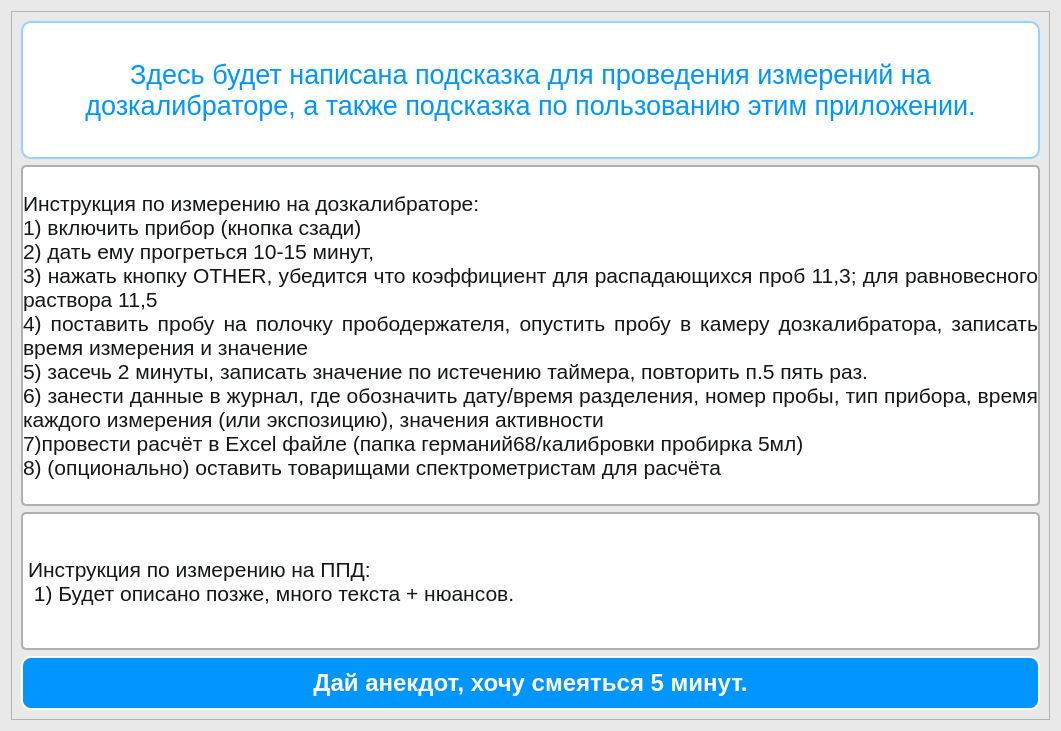
<?xml version="1.0" encoding="UTF-8"?>
<ui version="4.0">
 <class>Dialog</class>
 <widget class="QDialog" name="Dialog">
  <property name="geometry">
   <rect>
    <x>0</x>
    <y>0</y>
    <width>1061</width>
    <height>731</height>
   </rect>
  </property>
  <property name="windowTitle">
   <string>Dialog</string>
  </property>
  <property name="styleSheet">
   <string notr="true">background-color: #E9E9E9</string>
  </property>
  <layout class="QHBoxLayout" name="horizontalLayout">
   <item>
    <widget class="QFrame" name="frame">
     <property name="layoutDirection">
      <enum>Qt::LayoutDirection::LeftToRight</enum>
     </property>
     <property name="frameShape">
      <enum>QFrame::Shape::StyledPanel</enum>
     </property>
     <property name="frameShadow">
      <enum>QFrame::Shadow::Raised</enum>
     </property>
     <layout class="QVBoxLayout" name="verticalLayout">
      <item>
       <widget class="QLabel" name="label_guide_title">
        <property name="maximumSize">
         <size>
          <width>16777215</width>
          <height>250</height>
         </size>
        </property>
        <property name="layoutDirection">
         <enum>Qt::LayoutDirection::RightToLeft</enum>
        </property>
        <property name="styleSheet">
         <string notr="true">font: 20pt;
background-color: #FFFFFF;

color: #0095FF;
border-radius: 10px;
border: 2px solid #94D3FE;</string>
        </property>
        <property name="text">
         <string>Здесь будет написана подсказка для проведения измерений на дозкалибраторе, а также подсказка по пользованию этим приложении.</string>
        </property>
        <property name="alignment">
         <set>Qt::AlignmentFlag::AlignCenter</set>
        </property>
        <property name="wordWrap">
         <bool>true</bool>
        </property>
       </widget>
      </item>
      <item>
       <widget class="QLabel" name="label_guide_dozc">
        <property name="styleSheet">
         <string notr="true">font: 16pt;
background-color: #FFFFFF;
color: #151716;
border-radius: 5px;
border: 2px solid #B0B0B0;</string>
        </property>
        <property name="text">
         <string>
Инструкция по измерению на дозкалибраторе:
1) включить прибор (кнопка сзади)
2) дать ему прогреться 10-15 минут, 
3) нажать кнопку OTHER, убедится что коэффициент для распадающихся проб 11,3; для равновесного раствора 11,5
4) поставить пробу на полочку прободержателя, опустить пробу в камеру дозкалибратора, записать время измерения и значение 
5) засечь 2 минуты, записать значение по истечению таймера, повторить п.5 пять раз. 
6) занести данные в журнал, где обозначить дату/время разделения, номер пробы, тип прибора, время каждого измерения (или экспозицию), значения активности
7)провести расчёт в Excel файле (папка германий68/калибровки пробирка 5мл) 
8) (опционально) оставить товарищами спектрометристам для расчёта
</string>
        </property>
        <property name="alignment">
         <set>Qt::AlignmentFlag::AlignJustify|Qt::AlignmentFlag::AlignVCenter</set>
        </property>
        <property name="wordWrap">
         <bool>true</bool>
        </property>
       </widget>
      </item>
      <item>
       <widget class="QLabel" name="label_guide_ppd">
        <property name="styleSheet">
         <string notr="true">font: 16pt;
background-color: #FFFFFF;
color: #151716;
border-radius: 5px;
border: 2px solid #B0B0B0;</string>
        </property>
        <property name="text">
         <string>Инструкция по измерению на ППД:
 1) Будет описано позже, много текста + нюансов.</string>
        </property>
       </widget>
      </item>
      <item>
       <widget class="QPushButton" name="pushButton_fun">
        <property name="styleSheet">
         <string notr="true">QPushButton{ 
background-color: #0095FF;
font: 18pt;
font-weight: bold;
color: #FFFFFF;
border-radius: 10px;
font-color: #151716;
border: 2px solid #FFFFFF;
width: 400px;
height: 50px;
}

QPushButton:hover { 
background-color: rgba(0,149,255, 100);
}
QPushButton:pressed { 
background-color:  rgba(0,149,255, 70);
}
</string>
        </property>
        <property name="text">
         <string>Дай анекдот, хочу смеяться 5 минут.</string>
        </property>
       </widget>
      </item>
     </layout>
    </widget>
   </item>
  </layout>
 </widget>
 <resources/>
 <connections/>
</ui>
